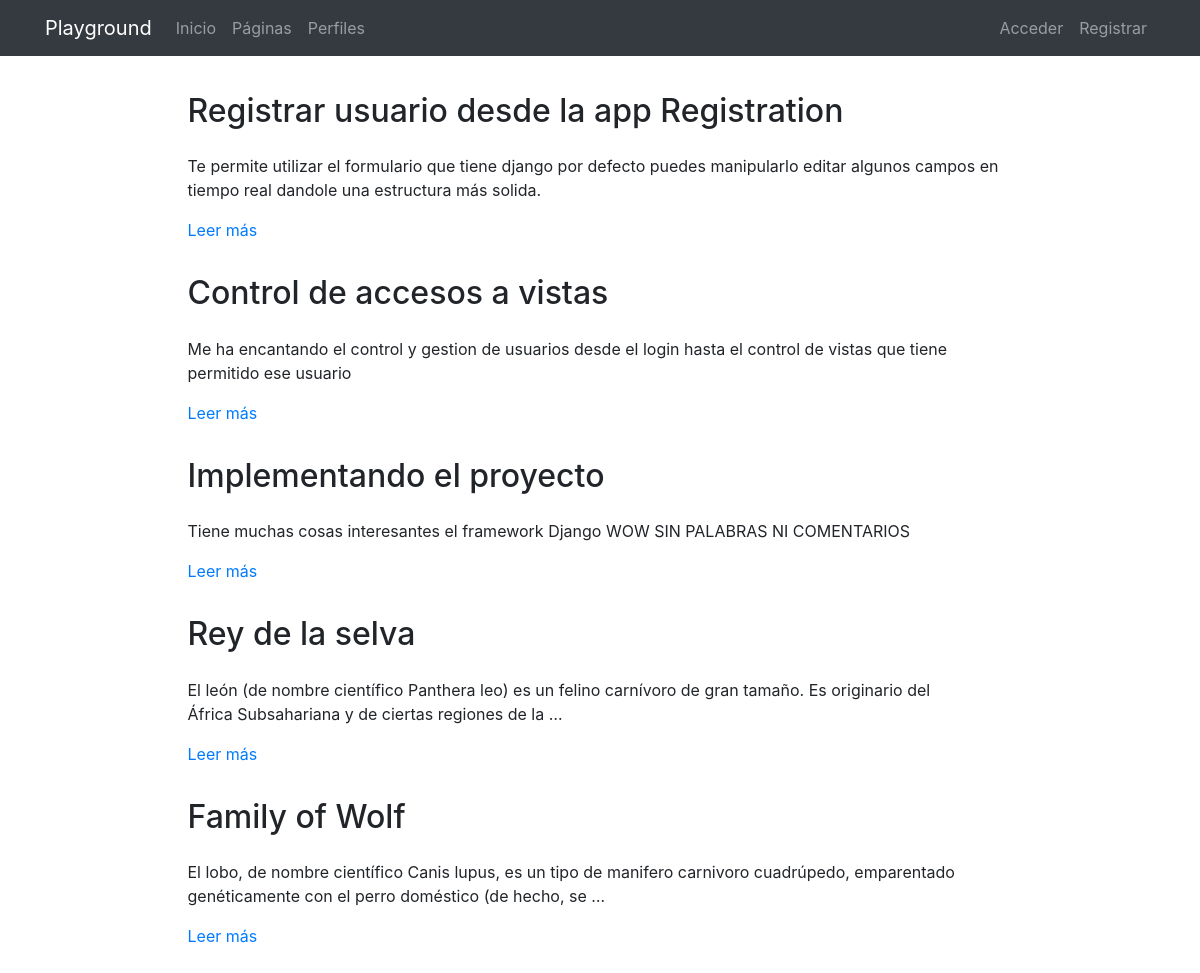
Page /pages/ on the earlier database version.
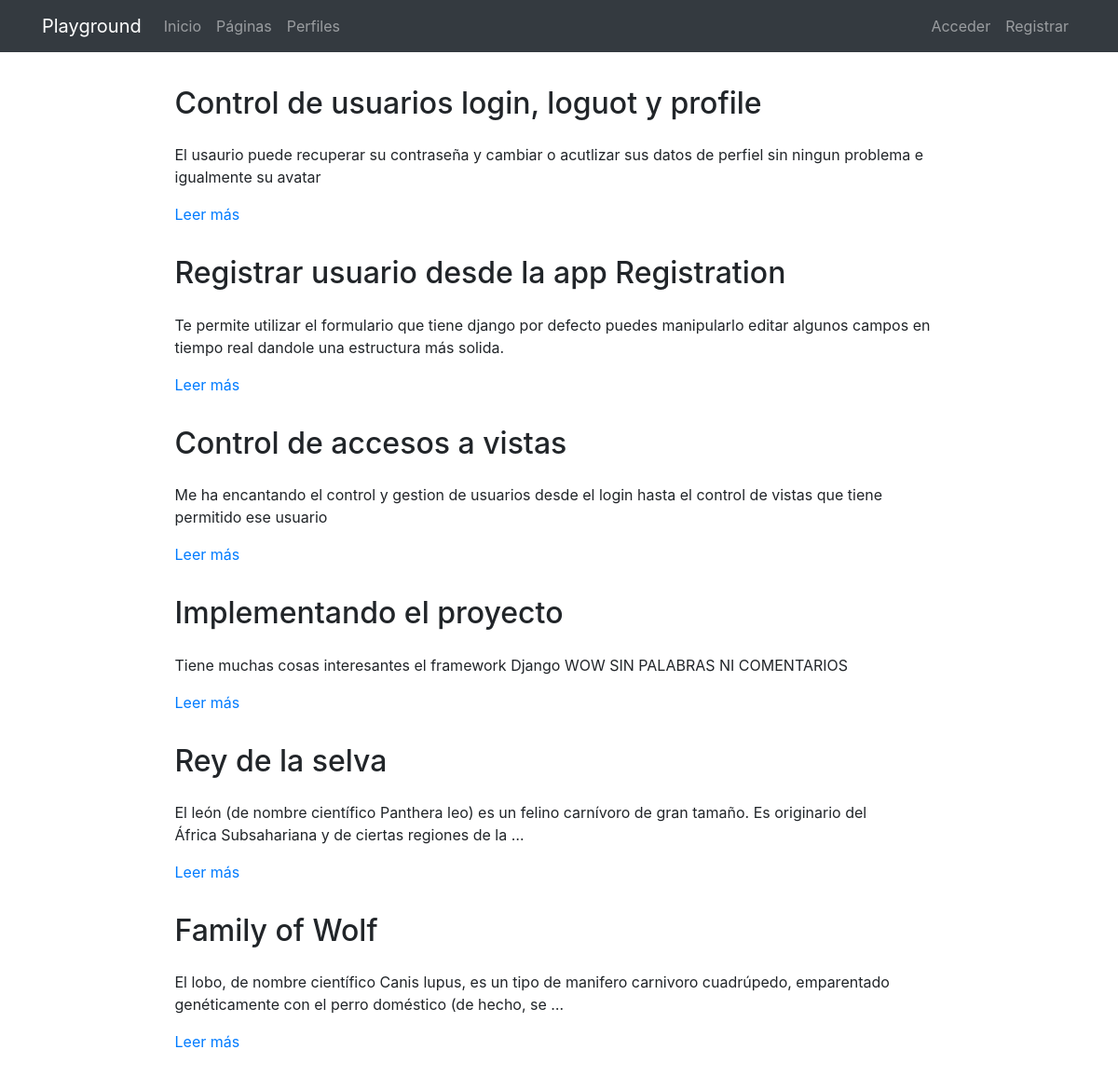
Same page on the later database version.
### pages/models.py (models this page shows, shortened)
class Page(models.Model):
    title = models.CharField(verbose_name="Título", max_length=200)
    content = RichTextField(verbose_name="Contenido")
    order = models.SmallIntegerField(verbose_name="Orden", default=0)
    created = models.DateTimeField(auto_now_add=True, verbose_name="Fecha de creación")
    updated = models.DateTimeField(auto_now=True, verbose_name="Fecha de edición")
    class Meta:
        verbose_name = "página"
        verbose_name_plural = "páginas"
        ordering = ['order', 'title']

### pages/views.py (the view)
# urls.py: path('', PagesListViews.as_view(), name="pages"),
class PagesListViews(ListView):
    model = Page

### pages/templates/pages/page_list.html (shortened to what this page needs)
{% extends 'core/base.html' %}
{% load static %}
{% block content %}
{% include 'pages/includes/pages_menu.html' %}
<main role="main">
  <div class="container mb-4">
    {% for page in page_list|dictsort:'id' reversed%}
      <div class="row mt-3">
        <div class="col-md-9 mx-auto">
          <h2 class="mb-4">{{page.title}}</h2>
          <div>
            <p>{{page.content|striptags|safe|truncatechars:"200"}}</p>
            <p><a href="{% url 'pages:page' page.id page.title|slugify %}">Leer más</a>
            </p>
          </div>
        </div>
      </div>
    {% endfor %}
  </div>
</main>
{% endblock %}

Differences in the rows shown:
added Page: title "Control de usuarios login, loguot y profile", content "El usaurio puede recuperar su contraseña y cambiar o acutlizar sus datos de perfiel sin ningun problema e igualmente su avatar"
